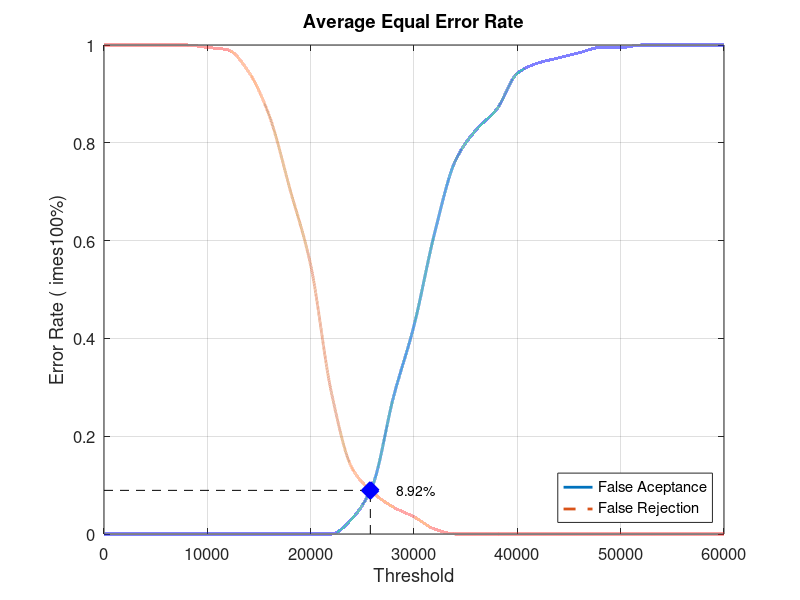
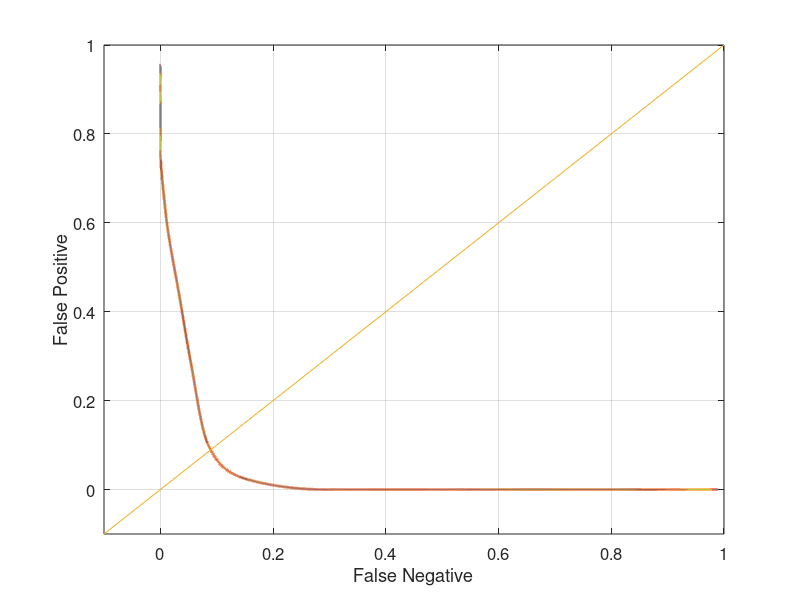

The MATLAB script that drew these images, in order:
close all;
clear;
clc;
x = 0:2000:60000;
xq = 0:0.5:60000;

y0 = [0 0 0 0 0 0 0 0 0 0 0 0 0.0315789 0.1 0.278947 0.426316 0.615789 0.763158 0.826316 0.868421 0.942105 0.963158 0.973684 0.984211 0.994737 0.994737 1 1 1 1 1]
yy0 = interp1(x, y0, xq, 'pchip');
y1 = [1 1 1 1 1 0.995 0.99 0.945 0.855 0.705 0.55 0.29 0.135 0.085 0.055 0.035 0.01 0 0 0 0 0 0 0 0 0 0 0 0 0 0]
yy1 = interp1(x, y1, xq, 'pchip');

% Calculating EER: 
y2 = abs(y0 - y1);
find(y2 == min(y2))
yy2 = abs(yy0 - yy1);
xEER = find(yy2 == min(yy2));
xEERIndex = xq(xEER) % X-axis EER
yEER = yy0(xEER) % Y-axis EER

main = figure
plot(xq, yy0,'-','LineWidth', 2);	hold on
plot(xq, yy1,'--','LineWidth', 2);	hold on
plot([xEERIndex xEERIndex], [0 yEER], 'k--');	hold on
plot([0 xEERIndex], [yEER yEER], 'k--');	hold on
plot(xEERIndex, yEER, 'bx', 'LineWidth', 10);	hold on
text(xEERIndex + 10 * xEERIndex / 100, yEER, [num2str(round((10000 * yEER)) / 100) '%'])
legend('False Aceptance', 'False Rejection', 'Location', 'SouthEast')
xlabel('Threshold')
ylabel('Error Rate (	imes100%)')
title('Average Equal Error Rate')
set(gca, 'FontSize', 12)
axis([0 60000 0 1])
grid on

print(main, 'Database1_4Main', '-dpng');
FNRxFPR = figure('Color', [1 1 1]);
plot(yy1, yy0, '-', yy1, yy0, 'LineWidth', 2);
hold on
y = -0.1:0.1:1
plot(y, y); 
set(gca, 'FontSize', 12)
xlabel('False Negative')
ylabel('False Positive')
axis([-0.1 1 -0.1 1])
set(gca, 'FontSize', 12)
grid on

print(FNRxFPR, 'Database1_4FNRxFPR','-dpng');
